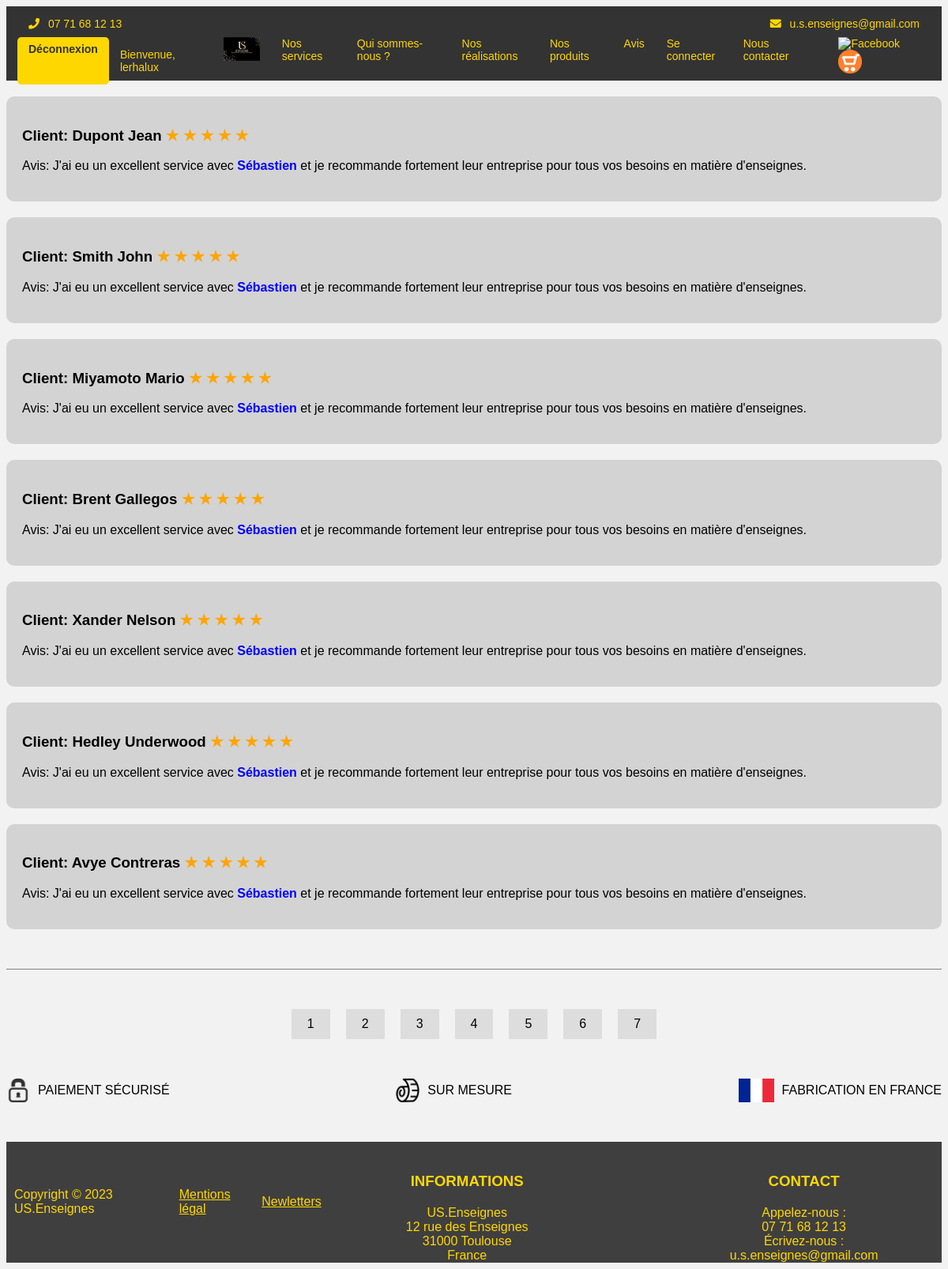
Screenshot of /avis.php (signed in) with the database file from the repository.
### tables this page shows
CREATE TABLE `client` (
  `id` mediumint(8) UNSIGNED NOT NULL,
  `nom` varchar(255) DEFAULT NULL,
  `prenom` varchar(255) DEFAULT NULL,
  `societe` varchar(255) DEFAULT NULL,
  `email` varchar(255) DEFAULT NULL,
  `telephone` varchar(100) DEFAULT NULL,
  `adresse` varchar(255) DEFAULT NULL,
  `ville` varchar(50) DEFAULT NULL,
  `code_postal` varchar(10) DEFAULT NULL,
  `pays` varchar(100) DEFAULT NULL,
  `commentaires` varchar(255) DEFAULT NULL
);

### avis.php (the view, shortened to what this page needs)
<?php
include 'controller/config.php';
?>
<!DOCTYPE html>
<html>
<head>
    <link rel="stylesheet" type="text/css" href="css/styleavis.css">
    <link rel="stylesheet" href="https://use.fontawesome.com/releases/v5.14.0/css/all.css">
  </head>
<body>
<header>
<div class="contact-info">
  <span><i class="fas fa-phone"></i> 07 71 68 12 13</span>
  <span><i class="fas fa-envelope"></i> u.s.enseignes@gmail.com </span>
</div>
<nav>
  <ul class="navbar-list">
    <a href="logout.php" class="logout-button">Déconnexion</a>
    <?php
      if(isset($_SESSION["username"])){
        echo "<p class='welcome-message'>Bienvenue, " . $_SESSION["username"] . "</p>";
      }else{
        echo "<p class='welcome-message'>Vous n'êtes pas connecté.</p>";
      }
    ?>
    <li class="navbar-item">
      <a href="index.php">
        <img src="images/image001.png" alt="logo" height="30" class="navbar-logo">
      </a>
    </li>
    <li class="navbar-item"><a href="index.php">Nos services</a></li>
    <li class="navbar-item"><a href="sommesnous.php">Qui sommes-nous ?</a></li>
    <li class="navbar-item"><a href="realisations.php">Nos réalisations</a></li>
    <li class="navbar-item"><a href="produits.php">Nos produits</a></li>
    <li class="navbar-item"> <a href="avis.php">Avis</a></li>
    <li class="navbar-item"><a href="login.php">Se connecter</a></li>
    <li class="navbar-item"><a href="contact.php">Nous contacter</a></li>
    <li class="navbar-item">
      <a href="https://www.facebook.com/usenseignestroyes/" target="_blank" class="facebook-button">
        <img src="images/fbgold.png" alt="Facebook" height="30">
      </a>
      <a href="panier.php" target="_blank" class="panier-button">
        <img src="images/paniergold.png" alt="Panier" height="30">
      </a>
    </li>
  </ul>
</nav>
  </header>
    <main>
    <?php
$prenom_sebastien = "Sébastien";
$conn = mysqli_connect($host, $username, $password, $dbname);
$sql = "SELECT * FROM client";
$result = mysqli_query($conn, $sql);
if (mysqli_num_rows($result) > 0) {
    while($row = mysqli_fetch_assoc($result)) {
    echo "<div class='reviews'>";
    echo "<h3>Client: " . $row["nom"] . " " . $row["prenom"] ." <span class='stars'>★ ★ ★ ★ ★</span></h3>";
    echo "<p>Avis: J'ai eu un excellent service avec <span class='highlight'>" . $prenom_sebastien . "</span> et je recommande fortement leur entreprise pour tous vos besoins en matière d'enseignes.</p>";
    echo "</div>";
    }
    } else {
    echo "0 results";
    }
?>
    </main>
      <div style="border-top: 1px solid gray; margin: 50px 0;"></div>
   <div class="pagination">
  <a href="index.php">1</a>
  <a href="sommesnous.php">2</a>
  <a href="realisations.php">3</a>
  <a href="produits.php">4</a>
  <a href="avis.php">5</a>
  <a href="login.php">6</a>
  <a href="contact.php">7</a>
  </div>
<section id="securite-sur-mesure-fabrication">
    <div class="securite">
      <img src="images/cadenas.png" alt="Logo cadenas"height="30">
      <p>PAIEMENT SÉCURISÉ</p>
    </div>
    <div class="sur-mesure">
      <img src="images/surmesure.png" alt="Logo sur mesure"height="30">
      <p>SUR MESURE</p>
    </div>
    <div class="fabrication-france">
      <img src="images/logo-france.png" alt="Logo France"height="30">
      <p>FABRICATION EN FRANCE</p>
    </div>
  </section>
<footer>
  <p><span>Copyright © 2023 US.Enseignes</span></p>
  <a href="mentionslegale.php">Mentions légal</a>
  <a href="newletters.php">Newletters</a>
  <div class="footer-container">
        <div class="footer-info">
            <h3>INFORMATIONS</h3>
            <p> US.Enseignes</p>
            <p>12 rue des Enseignes</p>
            <p>31000 Toulouse</p>
            <p>France</p>
        </div>
        <div class="footer-contact">
            <h3>CONTACT</h3>
            <p>Appelez-nous :</p>
            <p>07 71 68 12 13</p>
            <p>Écrivez-nous :</p>
            <p> u.s.enseignes@gmail.com</p>
        </div>
    </div>
</footer>
</body>
</html>

### css/styleavis.css (style rules this page uses)
:root { --secondary-color: #212121; --tertiary-color: #f5f5f5; }
body { background-color: #f2f2f2; font-family: Arial, sans-serif; }
header { background-color: var(--secondary-color); }
nav { display: flex; justify-content: space-between; align-items: center; background-color: #333; height: 50px; font-size: 14px; padding: 0 1em; }
.navbar-list { display: flex; list-style: none; margin: 0; padding: 0; }
.navbar-item { margin: 0 1em; }
nav a { color: #FFD700; text-decoration: none; }
.logout-button { background-color: #FFD700; color: #333; padding: 0.5em 1em; border-radius: 5px; font-weight: bold; margin-right: 1em; }
.facebook-button, .panier-button { margin-left: 1em; }
.welcome-message { color: #FFD700; margin-right: 1em; }
.contact-info { display: flex; justify-content: space-between; align-items: center; padding: 1em; background-color: #333; color: #FFD700; font-size: 14px; }
.contact-info span { display: inline-block; margin: 0 1em; }
.contact-info i { margin-right: 0.5em; }
.reviews { background-color: lightgray; border-radius: 10px; padding: 20px; margin: 20px 0; transition: all 0.5s ease-in-out; }
.stars { color: orange; }
.highlight { color: blue; font-weight: bold; }
.pagination { display: flex; justify-content: center; align-items: center; margin: 20px 0; }
.pagination a { display: block; padding: 10px 20px; margin: 0 10px; background-color: #ddd; text-decoration: none; color: black; }
#securite-sur-mesure-fabrication { display: flex; justify-content: space-between; align-items: center; margin: 40px 0; }
#securite-sur-mesure-fabrication img { margin-right: 10px; }
.securite, .sur-mesure, .fabrication-france { display: flex; align-items: center; }
footer { display: flex; justify-content: center; align-items: center; margin-top: 40px; background-color: #3F3F3F; color: #FFD700; }
footer p, footer a { margin: 0 10px; color: #FFD700; }
.footer-container { display: flex; justify-content: space-between; width: 80%; margin-top: 20px; }
.footer-info, .footer-contact { width: 45%; text-align: center; }
.footer-info h3, .footer-contact h3 { margin-bottom: 20px; color: #FFD700; }

### rows the page displays
client: nom "Dupont", prenom "Jean"
client: nom "Smith", prenom "John"
client: nom "Miyamoto", prenom "Mario"
client: nom "Brent", prenom "Gallegos"
client: nom "Xander", prenom "Nelson"
client: nom "Hedley", prenom "Underwood"
client: nom "Avye", prenom "Contreras"

### other values shown
$_SESSION["username"] "lerhalux"
